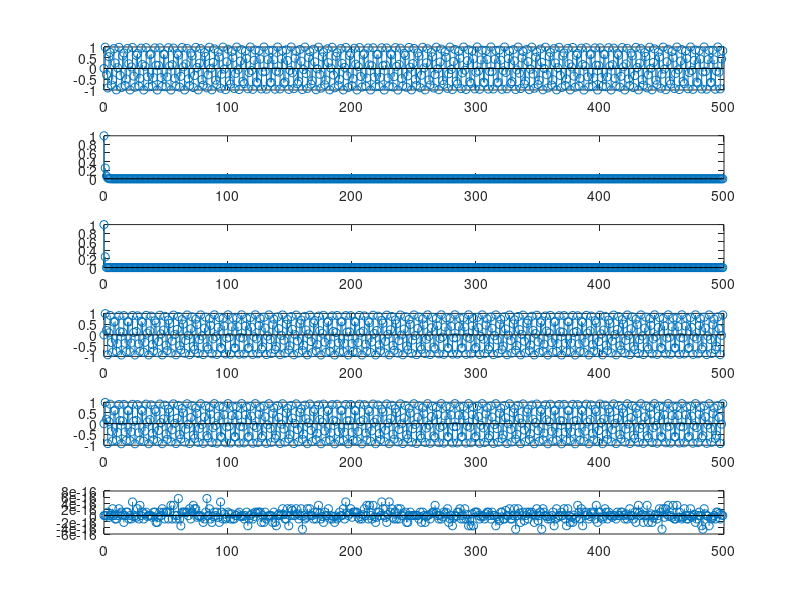

Write MATLAB code to recreate this figure.

a = 0.25;

hA = @(n)(sin(8*n));
hB = @(n)(a.^n);

N = 500;

ns = 0:N-1;

ha = hA(ns);
hb = hB(ns);

x = [1, a, zeros(1, N-2)];

y1 = conv(conv(x, ha), hb)(1:N);
y2 = conv(conv(x, hb), ha)(1:N);

figure(1); clf;

subplot(6,1,1);
stem(ns, ha);

subplot(6,1,2);
stem(ns, hb);

subplot(6,1,3);
stem(ns, x);

subplot(6,1,4);
stem(ns, y1);

subplot(6,1,5);
stem(ns, y2);

subplot(6,1,6);
stem(ns, y1-y2);